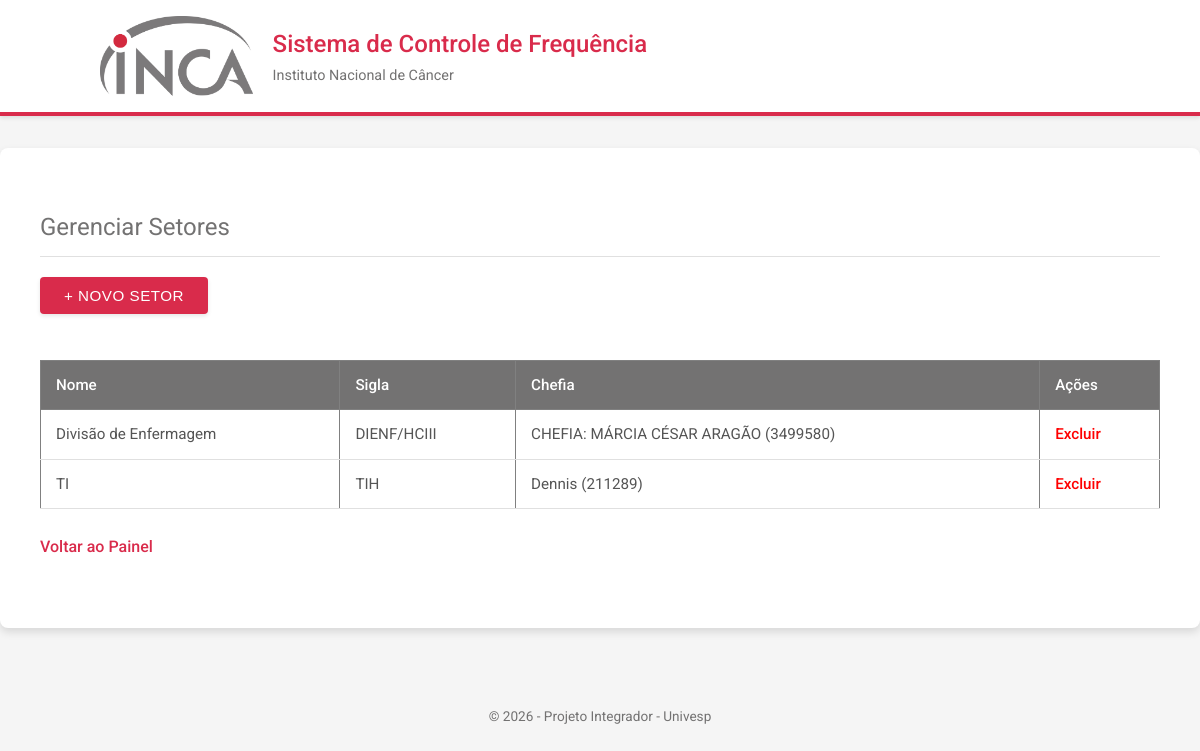
/setores (signed in), run on the app's committed database.
### app.py (models this page shows)
class Setor(db.Model):
    id = db.Column(db.Integer, primary_key=True)
    nome = db.Column(db.String(100), nullable=False)
    sigla = db.Column(db.String(50))
    chefia_nome = db.Column(db.String(100))
    chefia_matricula = db.Column(db.String(50))
    funcionarios = db.relationship('Funcionario', backref='setor', lazy=True)

### app.py (the view)
@app.route('/setores')
@login_required
def listar_setores():
    if current_user.perfil != 'gestor': return redirect(url_for('dashboard'))
    lista = Setor.query.all()
    return render_template('lista_setores.html', setores=lista)

### app.py (called while the page is built)
@login_manager.user_loader
def load_user(user_id):
    return Usuario.query.get(int(user_id))

### templates/lista_setores.html (shortened to what this page needs)
{% extends "base.html" %}
{% block content %}
    <h2>Gerenciar Setores</h2>
    <a href="{{ url_for('novo_setor') }}"><button>+ Novo Setor</button></a>
    <br><br>
    <table border="1" style="width: 100%; border-collapse: collapse;">
        <thead>
            <tr style="background-color: #f2f2f2;">
                <th>Nome</th>
                <th>Sigla</th>
                <th>Chefia</th>
                <th>Ações</th>
            </tr>
        </thead>
        <tbody>
            {% for setor in setores %}
            <tr>
                <td>{{ setor.nome }}</td>
                <td>{{ setor.sigla }}</td>
                <td>{{ setor.chefia_nome }} ({{ setor.chefia_matricula }})</td>
                <td>
                    <a href="{{ url_for('excluir_setor', id=setor.id) }}" onclick="return confirm('Tem certeza? Só é possível excluir setores vazios.')"
                    style="color: red;">Excluir</a></td>
            </tr>
            {% endfor %}
        </tbody>
    </table>
    <br><a href="{{ url_for('dashboard') }}">Voltar ao Painel</a>
{% endblock %}

### templates/base.html (shortened to what this page needs)
<!DOCTYPE html>
<html lang="pt-br">
<head>
     <link rel="stylesheet" href="{{ url_for('static', filename='style.css')}}">
</head>
<body>
    <header>
        <div class="container header-content">
            <img src="{{ url_for('static', filename='logo_inca.jpg') }}" alt="Logo INCA" class="logo">
            <div class="header-titles">
                <h1>Sistema de Controle de Frequência</h1>
                <p>Instituto Nacional de Câncer</p>
            </div>
        </div>
    </header>
    <main>
         {% block content %}{% endblock %}
    </main>
    <footer>
        <p>&copy; 2026 - Projeto Integrador - Univesp</p>
    </footer>
</body>
</html>

### static/style.css (style rules this page uses)
:root { --primary-color: #D92B4B; --primary-hover: #b0233d; --secondary-color: #737272; --background-color: #f5f5f5; --card-bg: #ffffff; --text-color: #333333; --border-color: #e0e0e0; --shadow-sm: 0 2px 4px rgba(0,0,0,0.1); --shadow-md: 0 4px 8px rgba(0,0,0,0.12); }
body { font-family: 'Roboto', sans-serif; background-color: var(--background-color); color: var(--text-color); margin: 0; padding: 0; line-height: 1.6; }
.container { max-width: 1000px; margin: 0 auto; padding: 0 20px; }
header { background-color: var(--card-bg); border-bottom: 4px solid var(--primary-color); padding: 1rem 0; box-shadow: var(--shadow-sm); margin-bottom: 2rem; }
.header-content { display: flex; align-items: center; gap: 20px; }
.logo { height: 80px; width: auto; }
.header-titles h1 { margin: 0; font-size: 1.5rem; color: var(--primary-color); font-weight: 500; }
.header-titles p { margin: 0; color: var(--secondary-color); font-size: 0.9rem; font-weight: 400; }
main { background: var(--card-bg); padding: 2.5rem; border-radius: 8px; box-shadow: var(--shadow-md); min-height: 400px; }
h2 { color: var(--secondary-color); font-weight: 400; border-bottom: 1px solid var(--border-color); padding-bottom: 10px; margin-bottom: 20px; }
a { color: var(--primary-color); text-decoration: none; font-weight: 500; transition: color 0.2s; }
button { background-color: var(--primary-color); color: white; padding: 10px 24px; border: none; border-radius: 4px; font-size: 0.95rem; font-weight: 500; text-transform: uppercase; cursor: pointer; box-shadow: var(--shadow-sm); transition: background-color 0.2s, box-shadow 0.2s; letter-spacing: 0.5px; }
table { width: 100%; border-collapse: collapse; margin-top: 20px; font-size: 0.95rem; }
th { background-color: var(--secondary-color); color: white; padding: 12px 15px; text-align: left; font-weight: 500; }
td { padding: 12px 15px; border-bottom: 1px solid var(--border-color); color: #555; }
footer { text-align: center; padding: 2rem; color: var(--secondary-color); font-size: 0.85rem; margin-top: 2rem; }

### data on the page
Setor: nome "Divisão de Enfermagem", sigla "DIENF/HCIII", chefia_nome "CHEFIA: MÁRCIA CÉSAR ARAGÃO", chefia_matricula "3499580"
Setor: nome "TI", sigla "TIH", chefia_nome "Dennis", chefia_matricula "211289"
